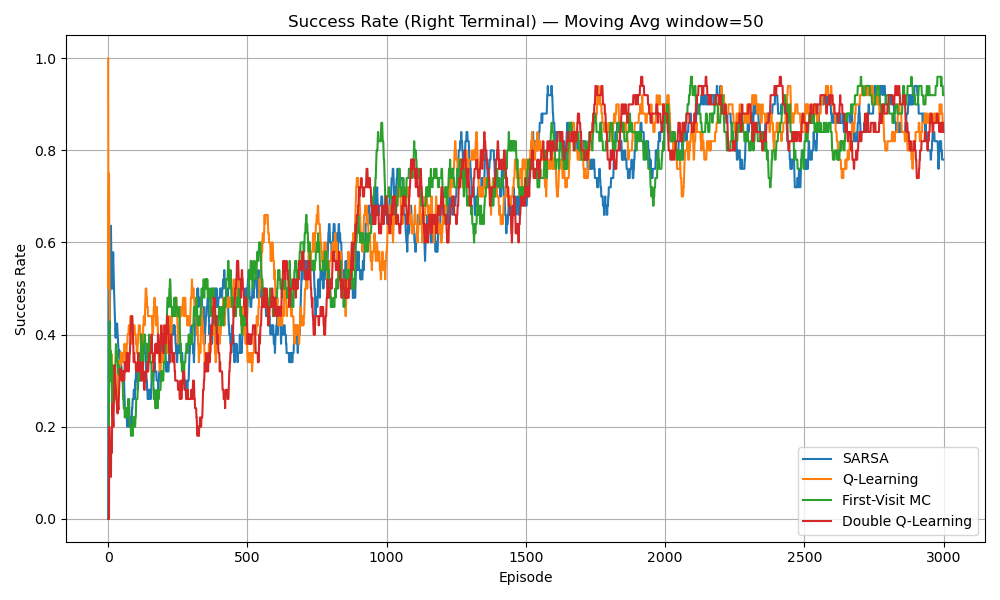

The Python source for this figure:
import numpy as np
import matplotlib.pyplot as plt
from Mars_Rover_env import MarsRoverEnv


def alpha_schedule(e, max_e=1000, min_alpha=0.01):
    return max(min_alpha, (1 - e/max_e)*(1-min_alpha) + min_alpha)

def epsilon_schedule(e, max_e=2000, min_eps=0.1):
    return max(min_eps, (1 - e/max_e)*(1-min_eps) + min_eps)

# 1 SARSA success per episode
def run_sarsa_success(env, n_eps, gamma=1.0):
    Q = np.zeros((env.nS, env.nA))
    succ = np.zeros(n_eps)
    for ep in range(n_eps):
        α, ε = alpha_schedule(ep), epsilon_schedule(ep)
        s = env.reset()
        a = env.action_space.sample() if np.random.rand()<ε else np.argmax(Q[s])
        done = False
        while not done:
            s2, r, done, _ = env.step(a)
            a2 = env.action_space.sample() if np.random.rand()<ε else np.argmax(Q[s2])
            Q[s,a] += α*(r + gamma*Q[s2,a2] - Q[s,a])
            s, a = s2, a2
        succ[ep] = (s == env.nS-1)
    return succ

# Q-Learning
def run_q_success(env, n_eps, gamma=1.0):
    Q = np.zeros((env.nS, env.nA))
    succ = np.zeros(n_eps)
    for ep in range(n_eps):
        α, ε = alpha_schedule(ep), epsilon_schedule(ep)
        s, done = env.reset(), False
        while not done:
            a = env.action_space.sample() if np.random.rand()<ε else np.argmax(Q[s])
            s2, r, done, _ = env.step(a)
            Q[s,a] += α*(r + gamma*np.max(Q[s2]) - Q[s,a])
            s = s2
        succ[ep] = (s == env.nS-1)
    return succ

# First-Visit MC
def run_mc_success(env, n_eps, gamma=1.0):
    Q = np.zeros((env.nS, env.nA))
    returns_count = np.zeros((env.nS, env.nA))
    succ = np.zeros(n_eps)
    for ep in range(n_eps):
        ε = epsilon_schedule(ep)
        episode = []
        s, done = env.reset(), False
        while not done:
            a = env.action_space.sample() if np.random.rand()<ε else np.argmax(Q[s])
            s2, r, done, _ = env.step(a)
            episode.append((s,a,r))
            s = s2
        G, visited = 0, set()
        for (s_t, a_t, r_t) in reversed(episode):
            G = gamma*G + r_t
            if (s_t,a_t) not in visited:
                visited.add((s_t,a_t))
                returns_count[s_t,a_t] += 1
                Q[s_t,a_t] += (G - Q[s_t,a_t]) / returns_count[s_t,a_t]
        succ[ep] = (s == env.nS-1)
    return succ

# Double Q-Learning
def run_double_q_success(env, n_eps, gamma=1.0):
    Q1 = np.zeros((env.nS, env.nA))
    Q2 = np.zeros((env.nS, env.nA))
    succ = np.zeros(n_eps)
    for ep in range(n_eps):
        α, ε = alpha_schedule(ep), epsilon_schedule(ep)
        s, done = env.reset(), False
        while not done:
            if np.random.rand()<ε:
                a = env.action_space.sample()
            else:
                a = np.argmax(Q1[s] + Q2[s])
            s2, r, done, _ = env.step(a)
            if np.random.rand()<0.5:
                a_max = np.argmax(Q1[s2])
                Q1[s,a] += α*(r + gamma*(not done)*Q2[s2,a_max] - Q1[s,a])
            else:
                a_max = np.argmax(Q2[s2])
                Q2[s,a] += α*(r + gamma*(not done)*Q1[s2,a_max] - Q2[s,a])
            s = s2
        succ[ep] = (s == env.nS-1)
    return succ

def moving_average(x, window=50):
    return np.array([np.mean(x[max(0,i-window+1):i+1]) for i in range(len(x))])

if __name__ == "__main__":
    n_episodes = 3000
    eps = np.arange(n_episodes)
    env = MarsRoverEnv(
        n_states=5,
        p_stay=1/3,
        p_backward=1/6,
        left_side_reward=1,
        right_side_reward=10
    )
    # run
    m_sarsa = moving_average(run_sarsa_success(env, n_episodes))
    m_q     = moving_average(run_q_success(env,    n_episodes))
    m_mc    = moving_average(run_mc_success(env,   n_episodes))
    m_dq    = moving_average(run_double_q_success(env, n_episodes))

    # plot
    plt.figure(figsize=(10,6))
    plt.plot(eps, m_sarsa, label="SARSA")
    plt.plot(eps, m_q,     label="Q-Learning")
    plt.plot(eps, m_mc,    label="First-Visit MC")
    plt.plot(eps, m_dq,    label="Double Q-Learning")
    plt.title("Success Rate (Right Terminal) — Moving Avg window=50")
    plt.xlabel("Episode")
    plt.ylabel("Success Rate")
    plt.legend()
    plt.grid(True)
    plt.tight_layout()
    plt.savefig("success_rate.png")
    plt.show()
